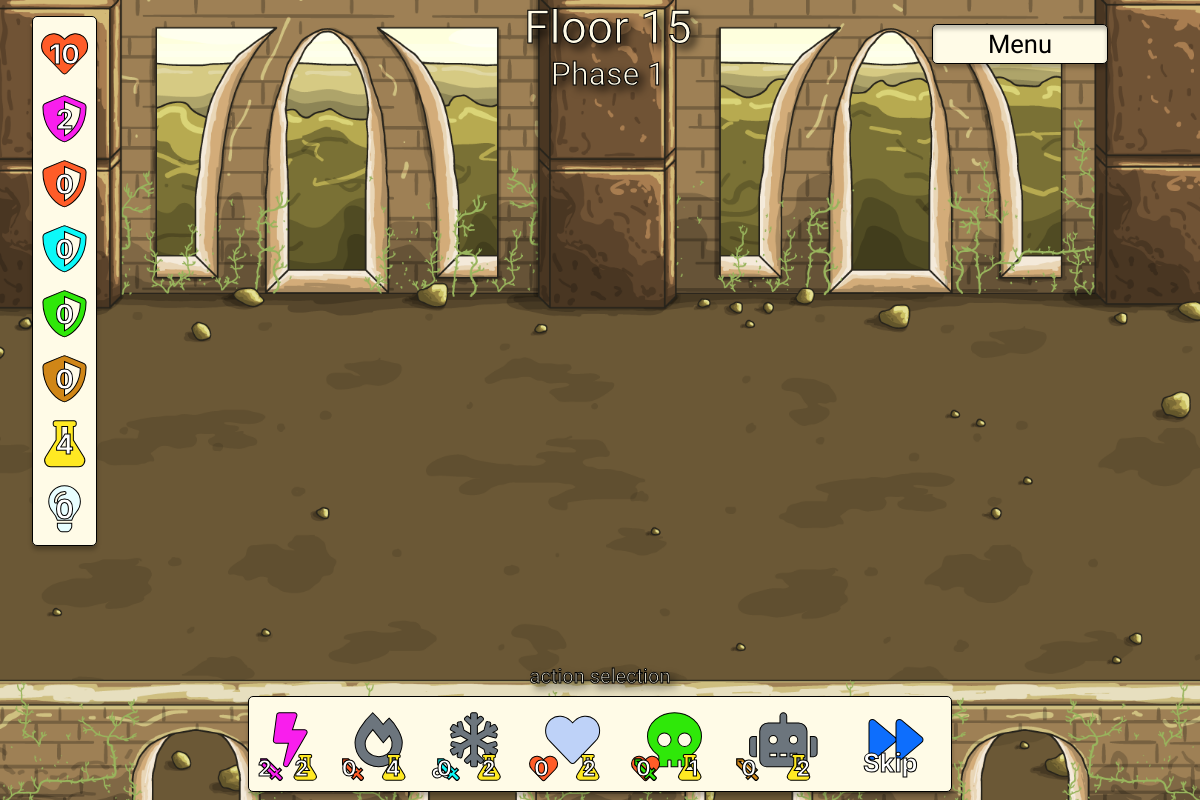
The page /battle/ on the database as committed earlier.
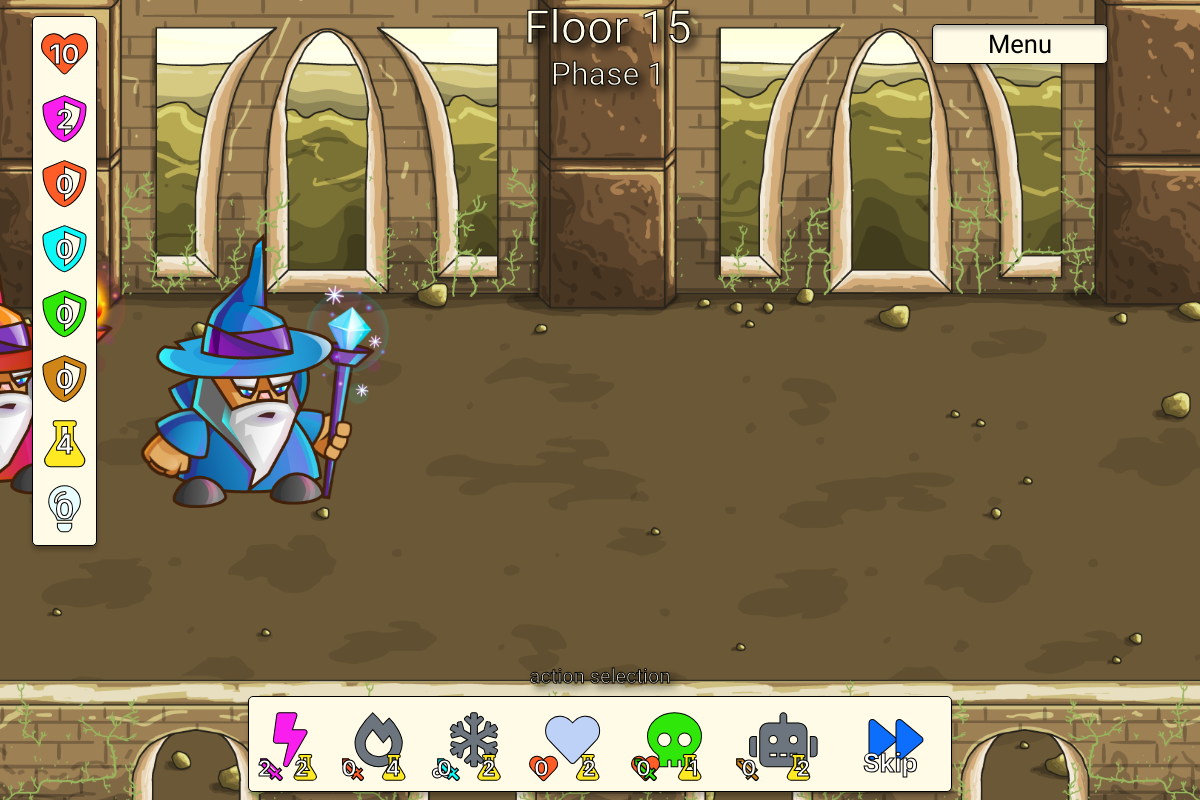
The same page on the database as committed later.
### profiles/models.py (models this page shows, shortened)
class Player_type(models.Model):
    selected = models.CharField(max_length=2, choices=settings.PLAYER_STYLES)
    image_idle = models.ImageField(null=True, blank=True)
    image_idle_url = models.URLField(null=True, blank=True)
    image_attack = models.ImageField(null=True, blank=True)
    image_attack_url = models.URLField(null=True, blank=True)
    image_die = models.ImageField(null=True, blank=True)
    image_die_url = models.URLField(null=True, blank=True)

### battle/views.py (the view)
# urls.py: path('', views.battle_screen, name='battle-screen'),
def battle_screen(request):
    player_type = Player_type.objects.all()
    context = {
        'player_type': player_type,
    }
    return render(request, 'battle/battle.html', context)

### battle/templates/battle/battle.html (shortened to what the changed rows need)
{% extends 'base.html' %}
{% load static %}
{% block extra_css %}
<link rel="stylesheet" href="{% static 'battle/css/battle.css' %}">
{% endblock %}
{% block body_background %}class="battle-bg"{% endblock %}
{% block content %}
<div class="container-fluid">
    <div class="row m-2 z1000 floor">
        <div class="col-12">
            <div class="row">
                <div class="col-12 title text-center">
                    <h1 class="medium-large-text mb-0">Floor 15</h1>
                    <h2 class="fs-2">Phase 1</h2>
                </div>
            </div>
        </div>
    </div>
    <div class="row g-2">
        <div class="col-12 z0 battle-screen">
            <div class="row h-100">
                <div class="col-4 h-75 d-flex justify-content-end align-items-end">
                    {% for player_type in player_type %}
                    <img src="{{MEDIA_URL}}{{ player_type.image_idle.name }}" class="player-image" alt="player">
                    {% endfor %}
                </div>
            </div>
        </div>
    </div>
</div>
{% endblock %}

Rows that differ between the two databases and show on the page:
added Player_type: image_idle.name (picture)
